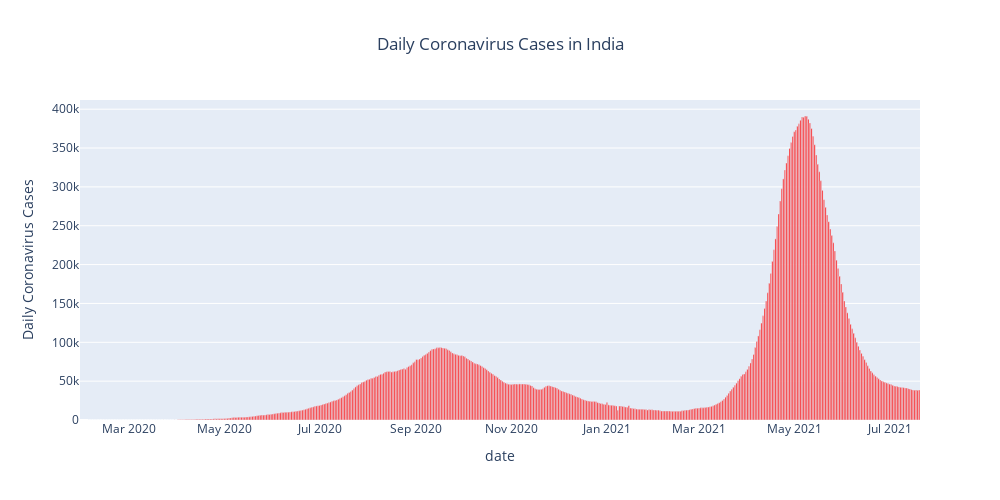

The notebook cell saved with this chart:
### Markdown cell above
### Plot for visualizing daily coronavirus cases in India

It can be observed from the figure that there was a significant difference between the daily cases during first and second COVID19 wave. Daily cases during wave reached to 391k whereas the highest number of daily case recorded during first wave was 92k.

### Code cell
fig=px.bar(df_India,x='date',y="new_cases_smoothed",title="Daily Coronavirus Cases in India")
           #labels={'date':'date',
            #      ['Daily New Cases','Daily recoveries']:'Daily cases'})
#fig=px.line(US_daily,x='date',y='Daily recoveries')

#fig.add_trace(line=dict(color=['red','green'],width=4))

fig.update_traces(marker_color='red')

fig.update_layout(
        #title_text = 'Covid-19 deaths In The United States By Geography',
        yaxis_title="Daily Coronavirus Cases",
        title_x=0.5,
        showlegend = True,
        legend_title="",
        width=1000,height=500)

        
fig.show()

### Figure 1 — Plotly figure (JSON) as saved in the notebook; plotly's stock layout.template omitted (floating-point values rounded to 4 significant figures; data arrays with more than 128 entries replaced by an {"elided": "..."} marker saying what was removed)
{"data": [{"alignmentgroup": "True", "hovertemplate": "date=%{x}<br>new_cases_smoothed=%{y}<extra></extra>", "legendgroup": "", "marker": {"color": "red"}, "name": "", "offsetgroup": "", "orientation": "v", "showlegend": false, "textposition": "auto", "type": "bar", "x": {"elided": "538 str values"}, "xaxis": "x", "y": {"elided": "538 float values"}, "yaxis": "y"}], "layout": {"barmode": "relative", "height": 500, "legend": {"title": {"text": ""}, "tracegroupgap": 0}, "showlegend": true, "title": {"text": "Daily Coronavirus Cases in India", "x": 0.5}, "width": 1000, "xaxis": {"anchor": "y", "domain": [0, 1], "title": {"text": "date"}}, "yaxis": {"anchor": "x", "domain": [0, 1], "title": {"text": "Daily Coronavirus Cases"}}}}
